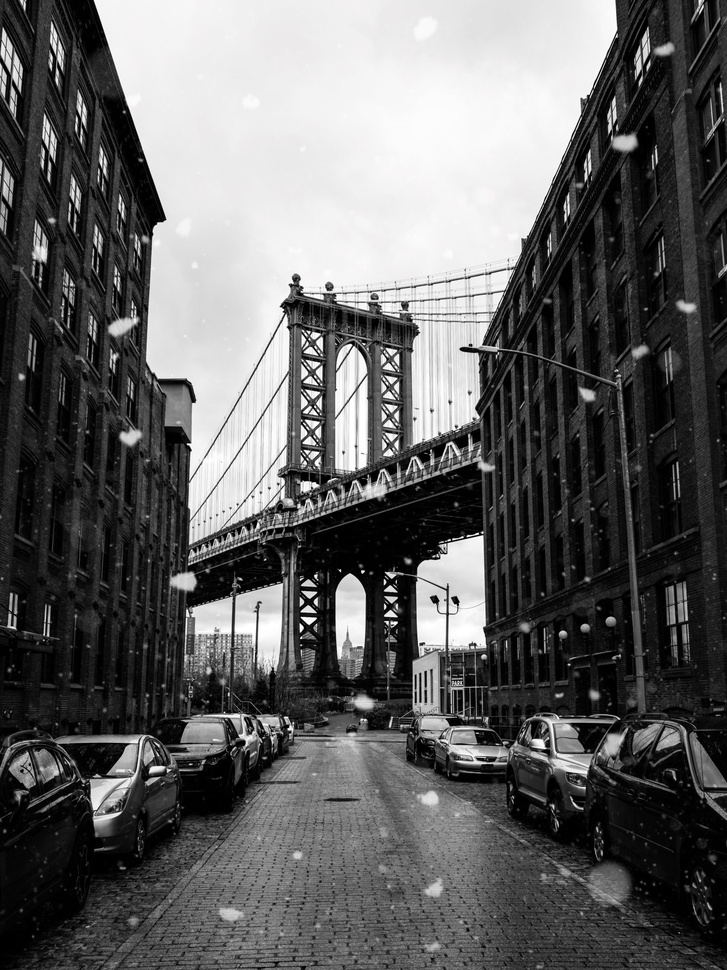
#> input picture 20701058_Q1_Input.jpg, 727 x 970 px, shrunk from 3072 x 4096 before the run
$ python 20701058_Q2.py 20701058_Q1_Input.jpg 1.0
#> lines starting #> are read from the running program, lines starting #| are printed output that depends on the picture
import numpy as np
import matplotlib.pyplot as plt
from PIL import Image
import sys


def ideal_lowpass_filter(image_path, D0, show=True):
    """Apply an Ideal Lowpass Filter (ILPF) in the frequency domain.

    Args:
        image_path (str): Path to the input grayscale image.
        D0 (float): Cutoff frequency (radius) in pixels.
        show (bool): If True, display intermediate and final results.

    Returns:
        np.ndarray: Filtered image as uint8 array.
    """
#> called with image_path = '20701058_Q1_Input.jpg', D0 = 1, show = True

    # 1) Read grayscale image using PIL and convert to NumPy array
    img_pil = Image.open(image_path).convert('L')
    img = np.array(img_pil).astype(np.float32)

    # 2) Compute 2D DFT and shift zero-frequency to center
    F = np.fft.fft2(img)
    F_shift = np.fft.fftshift(F)

    # Magnitude spectrum for visualization (log scale)
    magnitude_spectrum = np.log(1 + np.abs(F_shift))
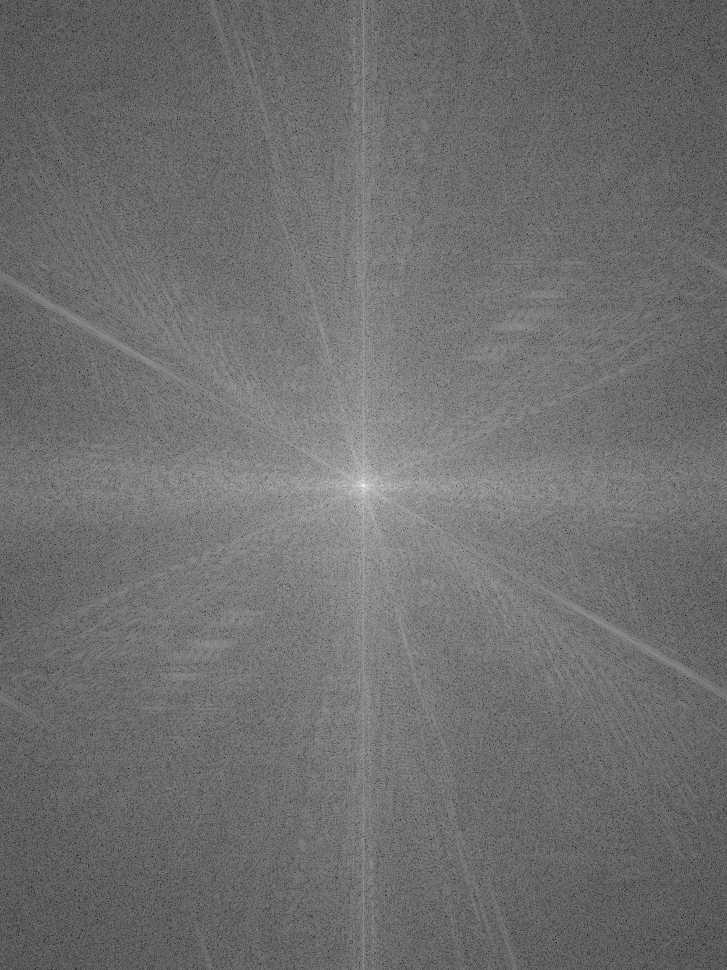
#> magnitude_spectrum: shape (970, 727) float64; min 2.09, max 18.05, mean 9.06; drawn with min black and max white

    # 3) Create ideal lowpass filter mask H(u,v)
    rows, cols = img.shape
#> rows = 970; cols = 727
    crow, ccol = rows // 2, cols // 2
#> crow = 485; ccol = 363

    # Create distance grid
    u = np.arange(rows)[:, None]
#> u = 970 values from 0 to 969
    v = np.arange(cols)[None, :]
    D = np.sqrt((u - crow) ** 2 + (v - ccol) ** 2)

    H = np.zeros_like(D, dtype=np.float32)
    H[D <= D0] = 1.0

    # 4) Apply the filter in frequency domain: G(u,v) = H(u,v) * F(u,v)
    G_shift = H * F_shift

    # Magnitude spectrum after filtering (for visualization)
    magnitude_spectrum_filtered = np.log(1 + np.abs(G_shift))

    # 5) Compute inverse DFT to obtain the filtered image
    G = np.fft.ifftshift(G_shift)
    g = np.fft.ifft2(G)
    g_real = np.real(g)
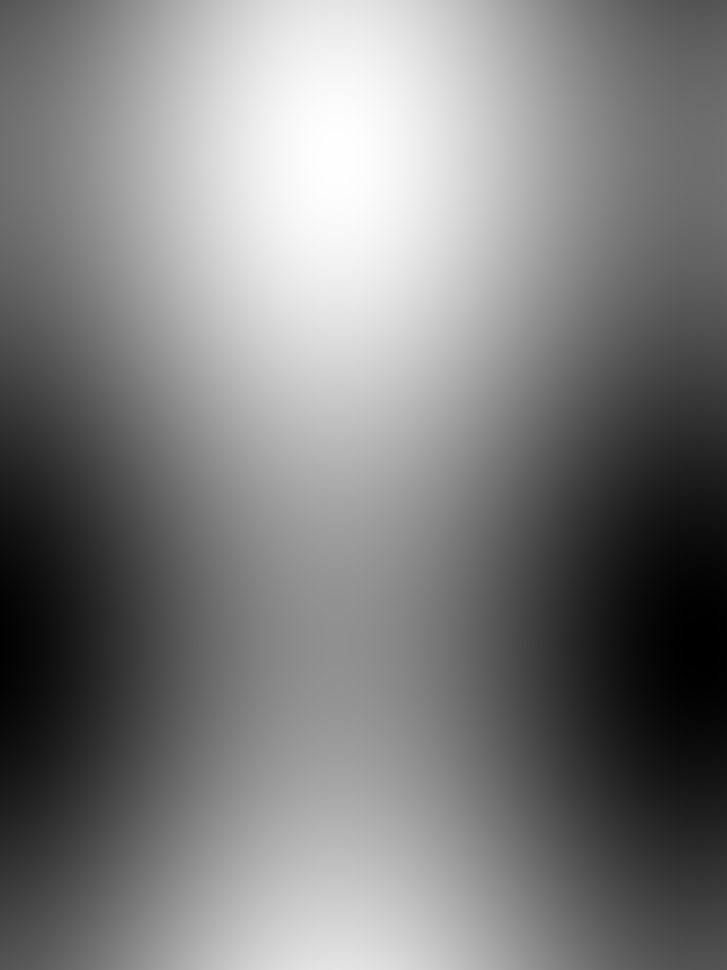
#> g_real: shape (970, 727) float64; min -26.09, max 221.3, mean 97.6; drawn with min black and max white

    # Normalize output to 0-255 and convert to uint8
    g_min, g_max = g_real.min(), g_real.max()
#> g_min = -26.09; g_max = 221.3
    if g_max > g_min:
        g_norm = (g_real - g_min) / (g_max - g_min) * 255.0
    else:
        g_norm = np.clip(g_real, 0, 255)

    g_uint8 = np.clip(g_norm, 0, 255).astype(np.uint8)

    if show:
        plt.figure(figsize=(12, 10))

        plt.subplot(2, 2, 1)
        plt.imshow(img.astype(np.uint8), cmap='gray')
        plt.title('Original (grayscale)')
        plt.axis('off')

        plt.subplot(2, 2, 2)
        plt.imshow(magnitude_spectrum, cmap='inferno')
        plt.title('Magnitude Spectrum (log)')
        plt.axis('off')

        plt.subplot(2, 2, 3)
        plt.imshow(magnitude_spectrum_filtered, cmap='inferno')
        plt.title(f'Filtered Spectrum (D0={D0})')
        plt.axis('off')

        plt.subplot(2, 2, 4)
        plt.imshow(g_uint8, cmap='gray')
        plt.title('Filtered Image (ILPF)')
        plt.axis('off')

        plt.tight_layout()
        plt.show()
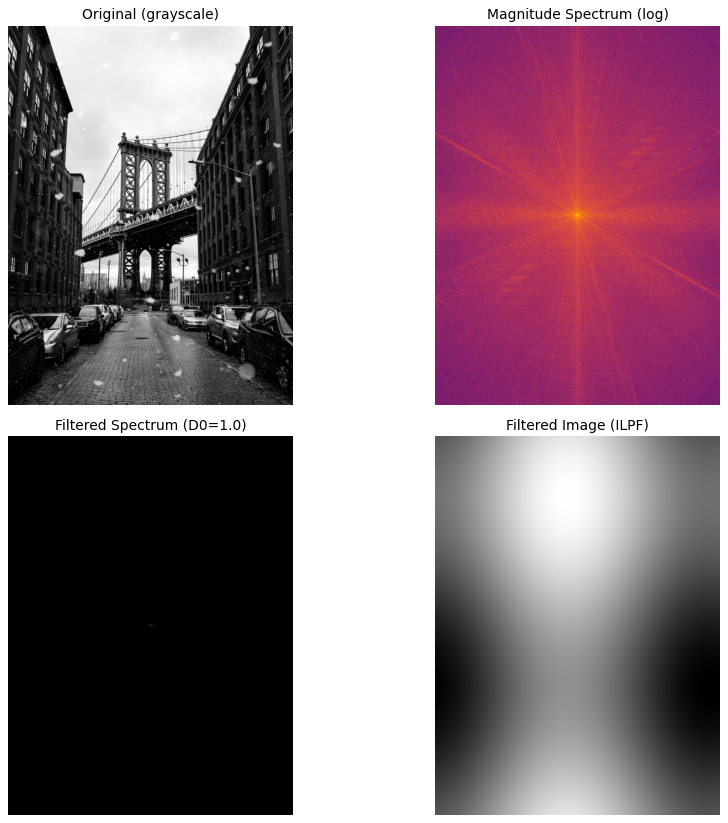
#> figure drawn by matplotlib, 4 panels

    return g_uint8


def parse_args_and_run():
    if len(sys.argv) < 2:
        print('Usage: python 20701058_Q2.py <image_path> [D0]')
        print('Example: python 20701058_Q2.py imageA.jpg 50')
        return

    image_path = sys.argv[1]
    D0 = float(sys.argv[2]) if len(sys.argv) >= 3 else 50.0

    print('=' * 60)
    print('Ideal Lowpass Filter (ILPF) - Frequency Domain')
    print(f'Image: {image_path}    Cutoff D0: {D0}')
    print('=' * 60)

    ideal_lowpass_filter(image_path, D0, show=True)


if __name__ == '__main__':
    parse_args_and_run()

$ run again, on sobel.jpg
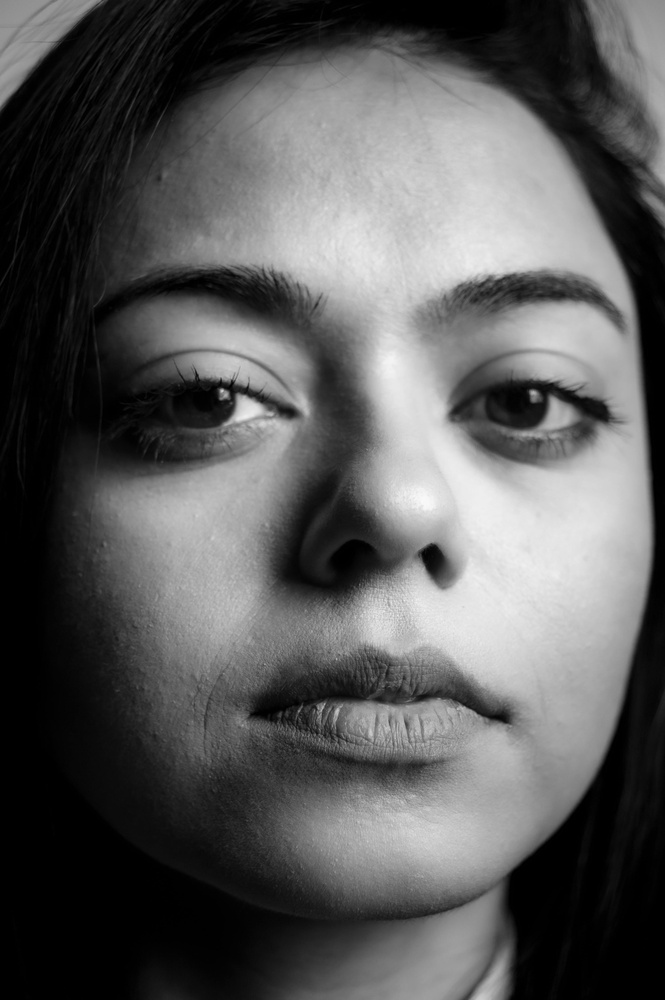
#> input picture sobel.jpg, 665 x 1000 px, shrunk from 2832 x 4256 before the run
#> in ideal_lowpass_filter, `g_real = np.real(g)`:
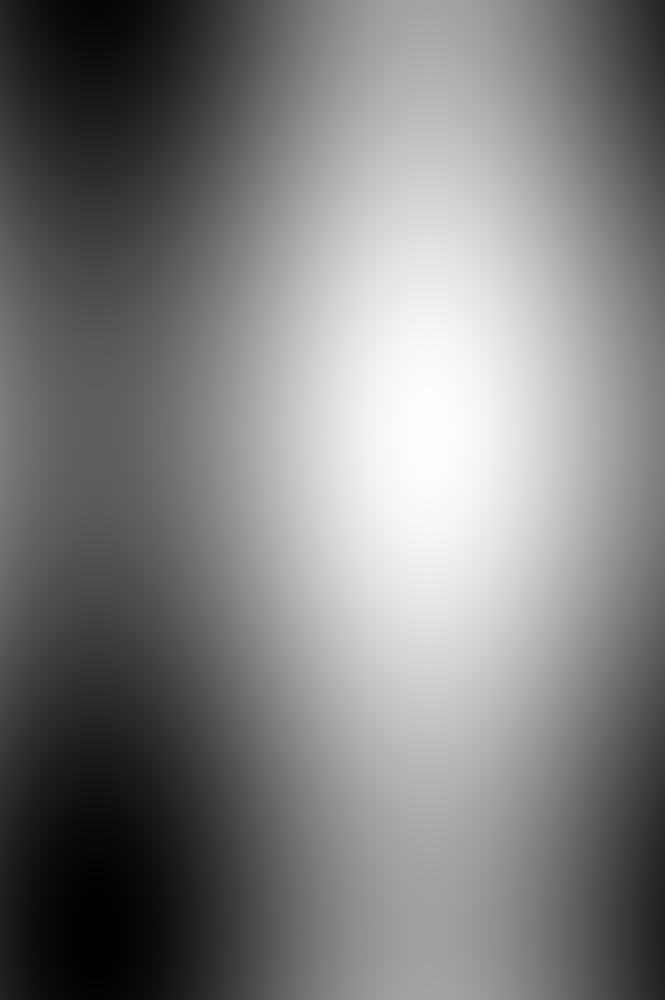
#> g_real: shape (1000, 665) float64; min -9.82, max 188.4, mean 89.3; drawn with min black and max white
#> g_min = -9.82; g_max = 188.4
#> in ideal_lowpass_filter, `plt.show()`:
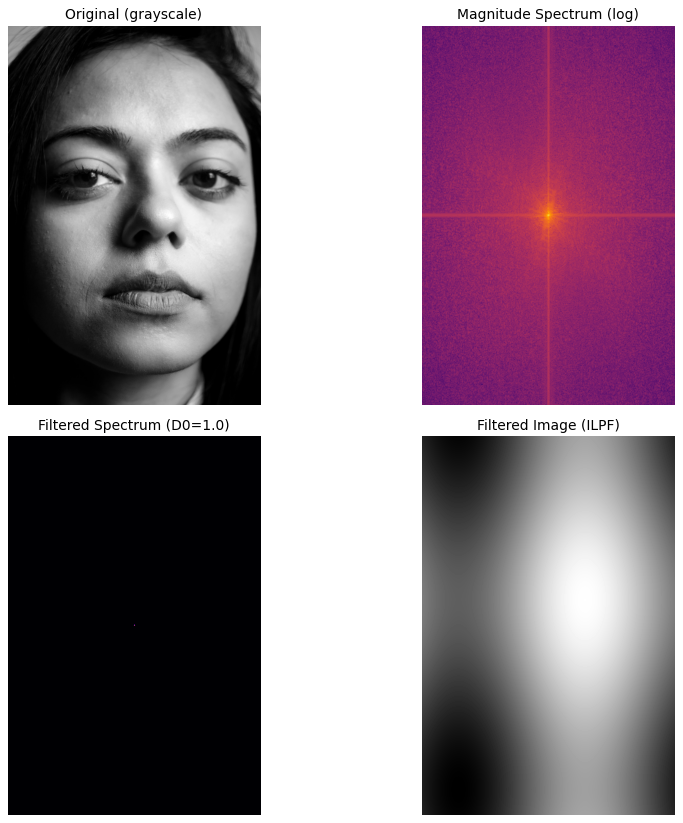
#> figure drawn by matplotlib, 4 panels
